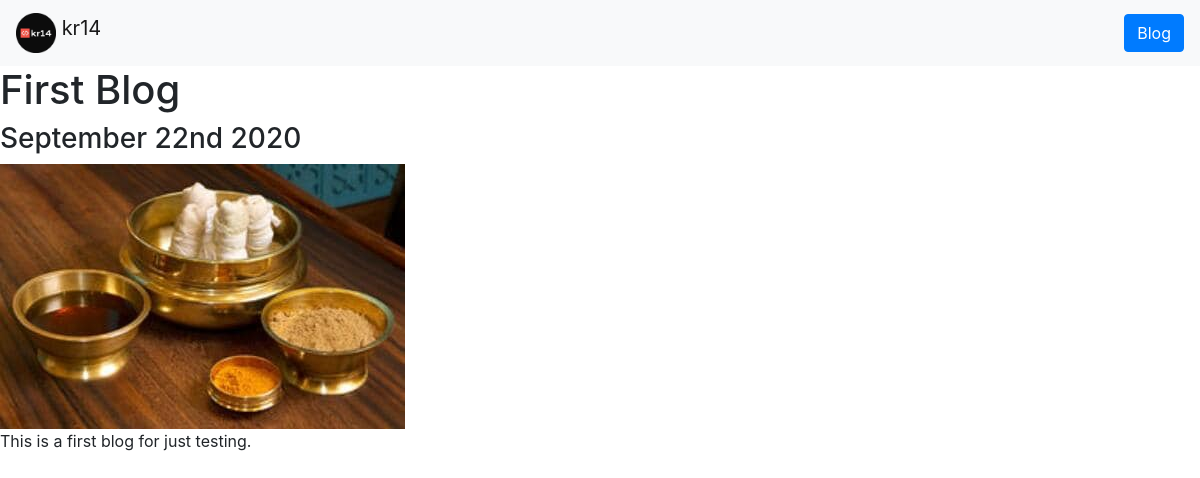
The page /blog/1 on the database its author committed.
### blog/models.py (models this page shows, shortened)
class Blog(models.Model):
    image = models.ImageField(blank = True, upload_to='blog/images/')
    title = models.CharField(max_length = 100)
    date = models.DateField(auto_now_add = True)
    description = models.TextField()

### blog/views.py (the view)
# urls.py: path('<int:blog_id>',views.details, name="details"),
def details(request,blog_id):
    blog = get_object_or_404(Blog, pk=blog_id)
    return render(request,'blog/details.html',{"blog":blog})

### blog/templates/blog/details.html
{% extends 'PortfolioHome/base.html' %}
{% block content %}
<h1>{{ blog.title }}</h1>
<h3>{{ blog.date |date:'F jS Y' }}</h3>
{% if blog.image %}
<img src='{{ blog.image.url }}'>
{% endif %}
<br>
{{ blog.description|safe }}
{% endblock %}

### PortfolioHome/static/PortfolioHome/home.css (style rules this page uses)
body { background-color: lightblue; }

### rows shown on the page
Blog: title "First Blog", date "September 22nd 2020", image (picture), description "This is a first blog for just testing."
